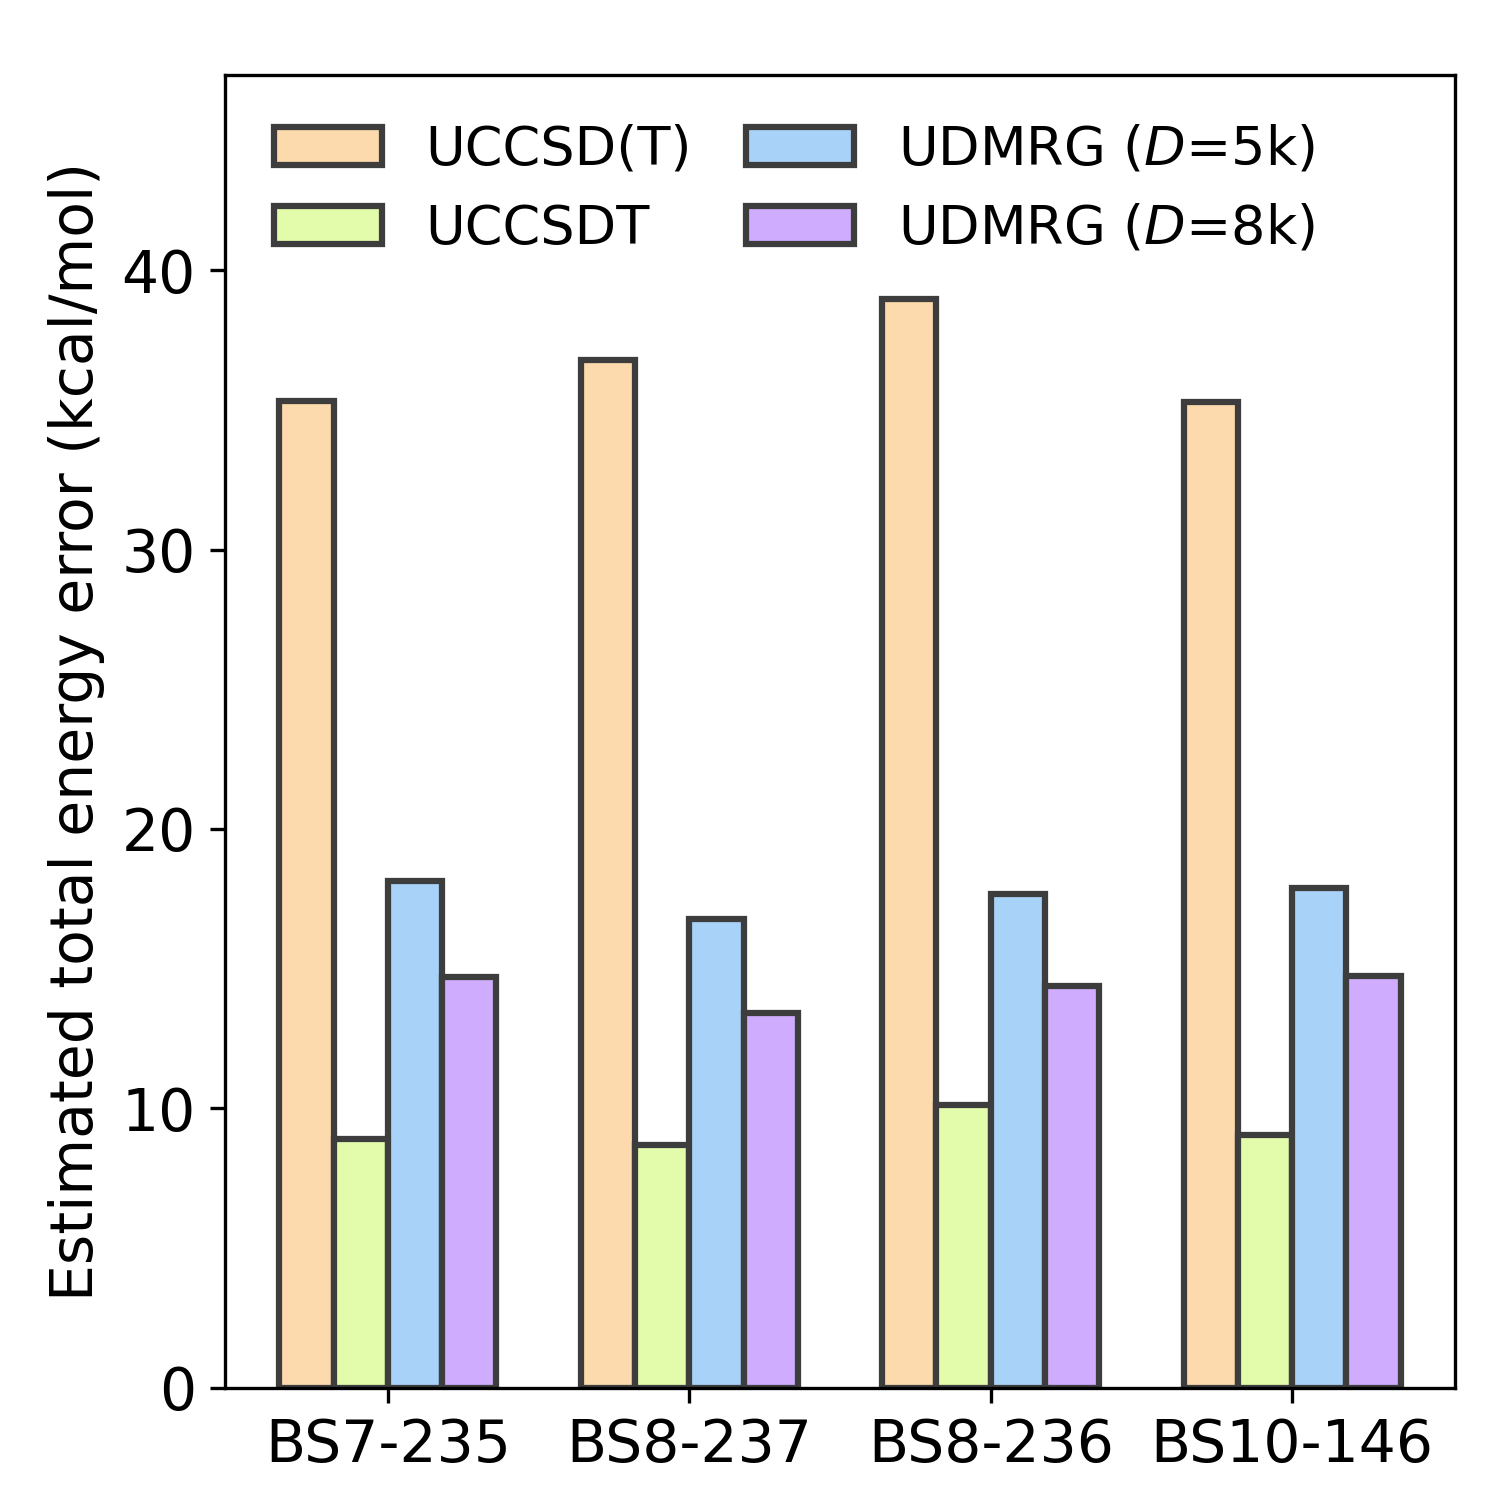

This chart was generated by the following Python code:
# ---------------------------------------------------------------------------
# Copyright (C) 2026 Huanchen Zhai. All Rights Reserved.
# 
# This program is free software: you can redistribute it and/or modify
# it under the terms of the GNU General Public License as published by
# the Free Software Foundation, either version 3 of the License, or
# (at your option) any later version.
# 
# This program is distributed in the hope that it will be useful,
# but WITHOUT ANY WARRANTY; without even the implied warranty of
# MERCHANTABILITY or FITNESS FOR A PARTICULAR PURPOSE.  See the
# GNU General Public License for more details.
# 
# You should have received a copy of the GNU General Public License
# along with this program.  If not, see <https://www.gnu.org/licenses/>.
# ---------------------------------------------------------------------------



import matplotlib.pyplot as plt
import numpy as np, json

plt.rcParams.update({'font.size': 14})
plt.figure(figsize=(5, 5))

ha_to_kcal_mol = 627.5094740631

data = json.load(open("../20-Data/90-colors.json", "r", encoding='utf-8'))
data |= json.load(open("../20-Data/80-bs-states.json", "r", encoding='utf-8'))
data |= json.load(open("../20-Data/01-llduc-uccsd.json", "r", encoding='utf-8'))
data |= json.load(open("../20-Data/02-llduc-uccsdt.json", "r", encoding='utf-8'))
data |= json.load(open("../20-Data/03-llduc-udmrg-5k.json", "r", encoding='utf-8'))
data |= json.load(open("../20-Data/05-llduc-udmrg-8k.json", "r", encoding='utf-8'))
data |= json.load(open("../20-Data/04-llduc-udmrg-18k.json", "r", encoding='utf-8'))
data |= json.load(open("../20-Data/26-llduc-composite.json", "r", encoding='utf-8'))

bs_map = data['name_ijk']
colors = data['lights']
grays = data['grays']
inits = [25, 26, 27, 4]

e_ref = min([v['energy'] for _, v in data['composite'].items() if 'energy' in v])

e_uccsd_t = np.array([min([(x['uccsd'], x['uccsd(t)'], x['uccsd_conv']) for x in data['uccsd'][str(ix)]])[1] for ix in range(35)])
e_uccsdt = np.array([min([(x['uccsdt'], x['uccsdt_conv']) for x in data['uccsdt'][str(ix)]])[0] for ix in range(35)])
e_dmrg_5k = np.array([data['udmrg_5k'][str(ix)][0]['udmrg'] for ix in range(35)])
e_dmrg_8k = np.array([data['udmrg_8k'][str(ix)][0]['udmrg'] if len(data['udmrg_8k'][str(ix)]) != 0 else np.nan for ix in range(35)])

f = lambda x: (x - e_ref) * ha_to_kcal_mol

plt.bar(np.arange(4) - 0.27, f(e_uccsd_t[np.array(inits)]),  color=colors[0], edgecolor=grays[1], linewidth=1.5, width=0.18, label='UCCSD(T)')
plt.bar(np.arange(4) - 0.09, f(e_uccsdt[np.array(inits)]),   color=colors[1], edgecolor=grays[1], linewidth=1.5, width=0.18, label='UCCSDT')
plt.bar(np.arange(4) + 0.09, f(e_dmrg_5k[np.array(inits)]), color=colors[2], edgecolor=grays[1], linewidth=1.5, width=0.18, label='UDMRG ($D$=5k)')
plt.bar(np.arange(4) + 0.27, f(e_dmrg_8k[np.array(inits)]), color=colors[3], edgecolor=grays[1], linewidth=1.5, width=0.18, label='UDMRG ($D$=8k)')
plt.ylim((0, 47))
plt.xlim((-0.54, 3.54))
plt.legend(loc='upper left', frameon=False, fontsize=13, ncols=2, columnspacing=1)
plt.xticks(np.arange(4), [bs_map[str(x)] for x in inits])
plt.ylabel('Estimated total energy error (kcal/mol)')
plt.subplots_adjust(left=0.15, right=0.97, top=0.95, bottom=0.075)
plt.savefig('21-fig-2b.png', dpi=300)
